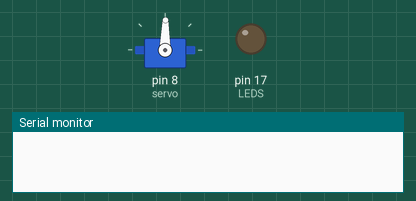
Recording of a sketch running on a simulated Arduino Uno, built with avr-gcc and run on an emulated ATmega328P. On the bench: servo, output pins drawn as LEDs (lit = HIGH), the last lines printed to the serial monitor.

Above: at 0.15 s.
At 6.78 s:
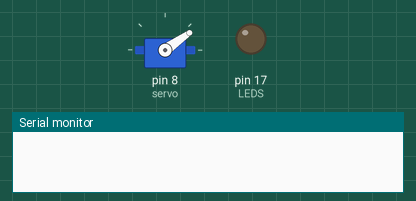
At 13.3 s:
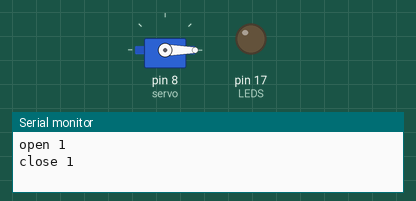
At 38.9 s:
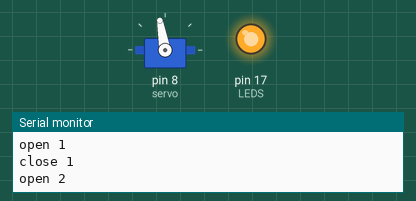
Timing chart, 0 to 40.0 s (numbered marks = the images above):
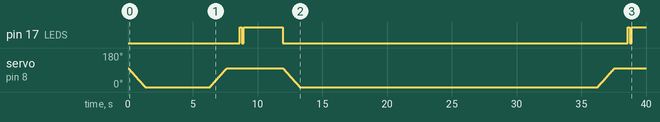

Measured:
- by itself, pin 17 (LEDS): goes HIGH 0.15 s, LOW 0.15 s, HIGH 3.0 s, LOW 26.6 s, HIGH 0.15 s, LOW 0.15 s, then HIGH

The sketch:

coffin.ino
```cpp
#include <Servo.h>

Servo servo; //servo control pin (orange wire) on edge of board

const int LEDS = 17; //pin to turn on lights

const int trig = 16, echo = 19;
const float unit_division_factor = 58;
unsigned long distance = 0;
boolean objectDetected;

void openDoor(int timeToWait=0) { //open coffin door
	for(int x=0; x<=100; x++) {
		servo.write(x);
		delay(13);
	}
	delay(timeToWait);
}

void closeDoor(int timeToWait=0) { //close coffin door
	for(int x=100; x>=0; x--) {
		servo.write(x);
		delay(13);
	}
	delay(timeToWait);
}

void ledFlash(int timeToWait) {
        digitalWrite(LEDS, HIGH);
        delay(150);
        digitalWrite(LEDS, LOW);
        delay(150);
        digitalWrite(LEDS, HIGH);
        delay(timeToWait);
        digitalWrite(LEDS, LOW);
}

void readUltrasonic() { //read from ultrasonic sensor
        digitalWrite(trig, LOW);
        delayMicroseconds(10);
	digitalWrite(trig, HIGH);
	distance = pulseIn(echo, HIGH, 20000) / unit_division_factor;
	Serial.print("Distance: ");
	Serial.println(distance);
	delay(50);
}

void setup() { //set up LEDs and servo motor
	servo.attach(8);
	pinMode(LEDS, OUTPUT); digitalWrite(LEDS, LOW);
	pinMode(trig, OUTPUT);
	pinMode(echo, INPUT);
	Serial.begin(9600);
	closeDoor();

	//first two openings to be in time with music
	delay(5000);
	openDoor(1000); Serial.println("open 1");
	ledFlash(3000);
	closeDoor(); Serial.println("close 1");

	delay(23000); //wait until cart comes up to coffin
	openDoor(1000); Serial.println("open 2");
	ledFlash(3000);
	closeDoor(); Serial.println("close 2");

	Serial.println("Starting loop");
}

void loop() {
        distance = 0;
        objectDetected = false;
        while(!objectDetected) {
                readUltrasonic();
                if(distance < 30 && distance > 0) {
                        readUltrasonic();
                        if(distance < 30 && distance > 0) {
                              objectDetected = true;
                        }
                }
        }
	Serial.println("Object Detected");
	openDoor(1000); Serial.println("open");
	ledFlash(3000);
	closeDoor(); Serial.println("close");
}
```
